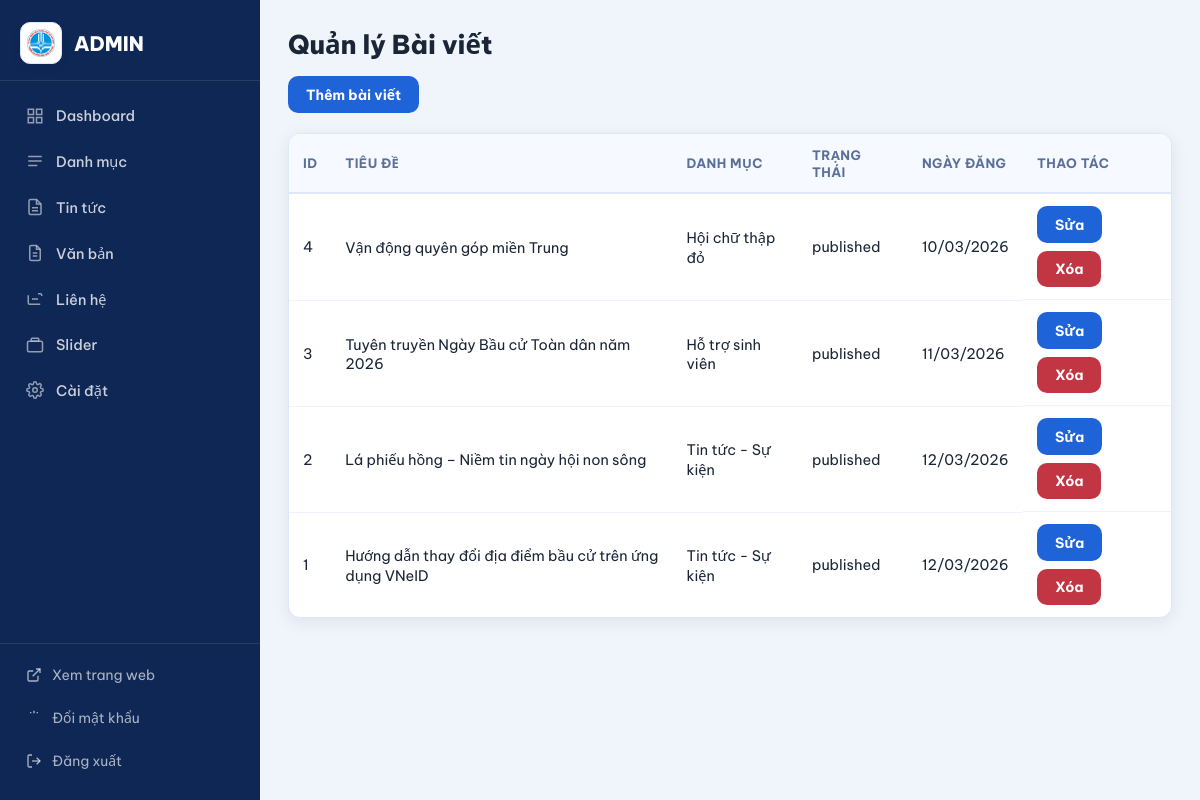
The page /admin/posts.php (signed in) on the database its author committed.
### tables this page shows
CREATE TABLE IF NOT EXISTS `posts` (
  `id` int NOT NULL AUTO_INCREMENT,
  `category_id` int DEFAULT NULL,
  `title` varchar(255) NOT NULL,
  `slug` varchar(255) NOT NULL,
  `excerpt` text,
  `content` longtext,
  `thumbnail` varchar(500) DEFAULT NULL,
  `status` enum('draft','published') NOT NULL DEFAULT 'published',
  `published_at` date NOT NULL,
  `created_at` timestamp NULL DEFAULT CURRENT_TIMESTAMP,
  `updated_at` timestamp NULL DEFAULT CURRENT_TIMESTAMP ON UPDATE CURRENT_TIMESTAMP,
  PRIMARY KEY (`id`),
  UNIQUE KEY `slug` (`slug`),
  KEY `fk_posts_category` (`category_id`)
);

CREATE TABLE IF NOT EXISTS `categories` (
  `id` int NOT NULL AUTO_INCREMENT,
  `name` varchar(180) NOT NULL,
  `slug` varchar(200) NOT NULL,
  `sort_order` int NOT NULL DEFAULT '0',
  `is_active` tinyint(1) NOT NULL DEFAULT '1',
  `created_at` timestamp NULL DEFAULT CURRENT_TIMESTAMP,
  PRIMARY KEY (`id`),
  UNIQUE KEY `slug` (`slug`)
);

### includes/functions.php (called while the page is built, shortened)
<?php
function e(string $value): string
{
    return htmlspecialchars($value, ENT_QUOTES, 'UTF-8');
}
function format_date(string $value): string
{
    return date('d/m/Y', strtotime($value));
}

### admin/posts.php (the view, shortened to what this page needs)
<?php
require __DIR__ . '/includes/bootstrap.php';
$sql = 'SELECT p.id, p.title, p.slug, p.status, p.published_at, c.name AS category_name
        FROM posts p
        LEFT JOIN categories c ON c.id = p.category_id
        ORDER BY p.id DESC';
$items = $pdo->query($sql)->fetchAll();
require __DIR__ . '/includes/header.php';
?>
<div class="content-head" style="margin-top: -6px;">
    <a class="btn" href="post_form.php">Thêm bài viết</a>
</div>
<div class="table-wrap">
    <table>
        <thead>
        <tr>
            <th>ID</th>
            <th>Tiêu đề</th>
            <th>Danh mục</th>
            <th>Trạng thái</th>
            <th>Ngày đăng</th>
            <th>Thao tác</th>
        </tr>
        </thead>
        <tbody>
        <?php foreach ($items as $item): ?>
            <tr>
                <td><?= (int) $item['id'] ?></td>
                <td><?= e($item['title']) ?></td>
                <td><?= e($item['category_name'] ?? 'Không có') ?></td>
                <td><?= e($item['status']) ?></td>
                <td><?= e(format_date($item['published_at'])) ?></td>
                <td class="actions">
                    <a class="btn" href="post_form.php?id=<?= (int) $item['id'] ?>">Sửa</a>
                    <a class="btn btn-danger" href="posts.php?delete=<?= (int) $item['id'] ?>" onclick="return confirm('Xóa bài viết này?')">Xóa</a>
                </td>
            </tr>
        <?php endforeach; ?>
        </tbody>
    </table>
</div>
<?php require __DIR__ . '/includes/footer.php'; ?>

### assets/css/admin.css (style rules this page uses)
:root { --primary: #1f63d8; --primary-d: #1550b8; --sidebar-bg: #0f2755; --sidebar-hover: rgba(255,255,255,.1); --sidebar-active: rgba(255,255,255,.18); --bg: #f0f4fb; --card: #ffffff; --border: #dce7f9; --text: #1a2536; --muted: #5b7099; --danger: #c23543; --success-bg: #e6f7ee; --success-text: #15673c; --success-border: #a8dfbe; --error-bg: #fdecee; --error-text: #8d1a2b; --error-border: #f2c5cc; --radius: 12px; --shadow: 0 4px 18px rgba(18,36,71,.08); }
*, *::before, *::after { box-sizing: border-box; }
html { height: 100%; }
body { margin: 0; font-family: 'Be Vietnam Pro', 'Segoe UI', Tahoma, Geneva, Verdana, sans-serif; font-size: 15px; background: var(--bg); color: var(--text); height: 100%; }
a { text-decoration: none; }
.content-head { margin-bottom: 20px; }
.table-wrap { background: var(--card); border-radius: var(--radius); overflow: hidden; border: 1px solid var(--border); box-shadow: var(--shadow); }
table { width: 100%; border-collapse: collapse; }
thead { background: #f6f9ff; }
th { padding: 12px 14px; text-align: left; font-size: 13px; font-weight: 700; color: var(--muted); text-transform: uppercase; letter-spacing: .4px; border-bottom: 2px solid var(--border); }
td { padding: 12px 14px; border-bottom: 1px solid #eef3fb; vertical-align: middle; font-size: 14.5px; }
tbody tr:last-child td { border-bottom: none; }
button, .btn { display: inline-flex; align-items: center; justify-content: center; gap: 6px; padding: 9px 18px; border-radius: 10px; border: 0; font: inherit; font-size: 14px; font-weight: 700; cursor: pointer; text-decoration: none; transition: opacity .15s, transform .1s; background: var(--primary); color: #fff; width: auto; }
.btn-danger { background: var(--danger); color: #fff; }
.admin-table .btn, .actions .btn { color: #fff; text-decoration: none; }
.actions { display: flex; gap: 8px; flex-wrap: wrap; align-items: center; }

### rows shown on the page
posts: id "4", title "Vận động quyên góp miền Trung", category.name "Hội chữ thập đỏ", status "published", published_at "10/03/2026"
posts: id "3", title "Tuyên truyền Ngày Bầu cử Toàn dân năm 2026", category.name "Hỗ trợ sinh viên", status "published", published_at "11/03/2026"
posts: id "2", title "Lá phiếu hồng – Niềm tin ngày hội non sông", category.name "Tin tức - Sự kiện", status "published", published_at "12/03/2026"
posts: id "1", title "Hướng dẫn thay đổi địa điểm bầu cử trên ứng dụng VNeID", category.name "Tin tức - Sự kiện", status "published", published_at "12/03/2026"

### other values the page prints
$pageTitle "Quản lý Bài viết"
